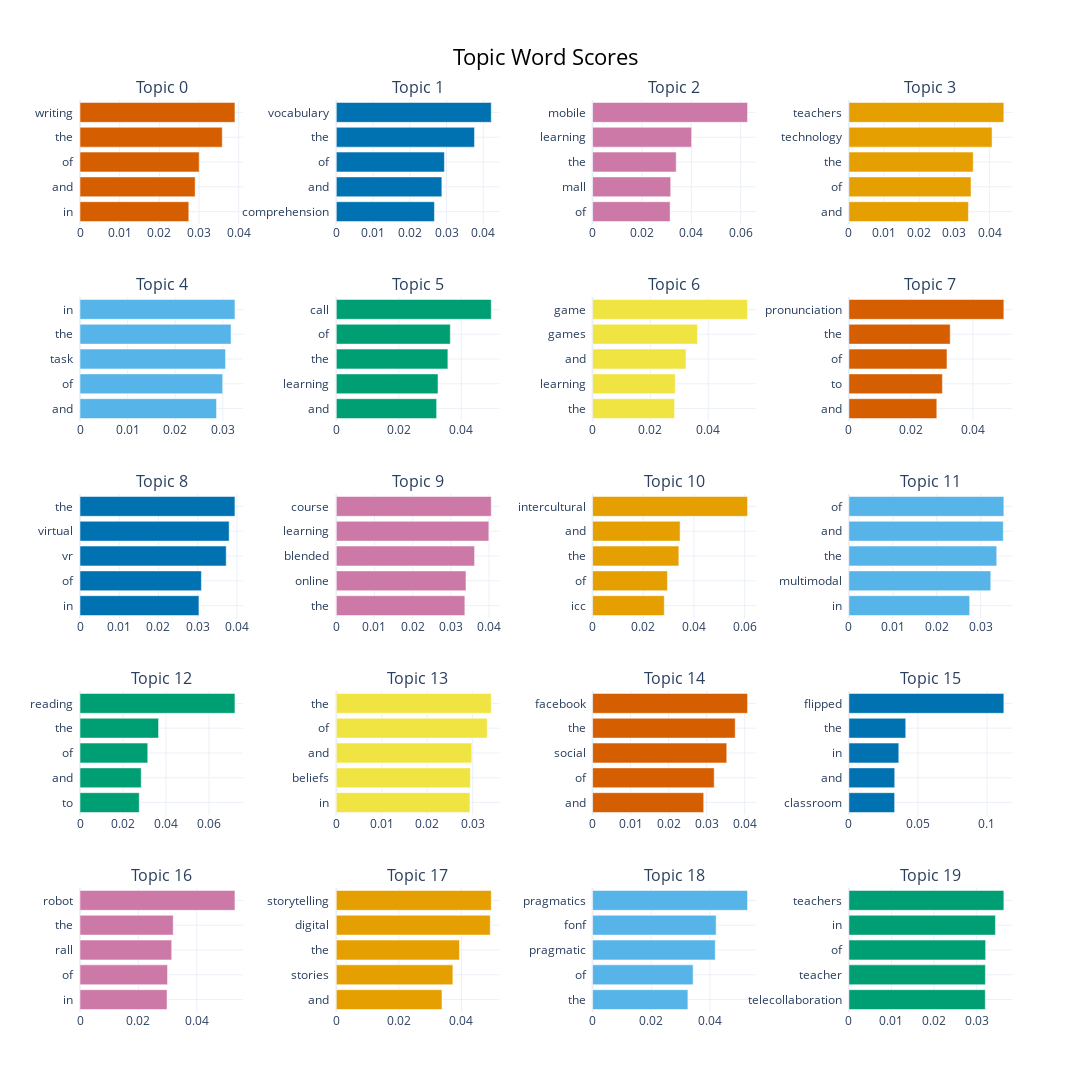

This figure's notebook cell:
### Code cell
topics_to_include = list(range(0, 20))
model.visualize_barchart(topics= topics_to_include, width=300)

### Figure 1 — Plotly figure (JSON) as saved in the notebook; plotly's stock layout.template omitted (floating-point values rounded to 4 significant figures)
{"data": [{"marker": {"color": "#D55E00"}, "orientation": "h", "type": "bar", "x": [0.0274, 0.02901, 0.03002, 0.03583, 0.03903], "xaxis": "x", "y": ["in  ", "and  ", "of  ", "the  ", "writing  "], "yaxis": "y"}, {"marker": {"color": "#0072B2"}, "orientation": "h", "type": "bar", "x": [0.02672, 0.02873, 0.02943, 0.03762, 0.04218], "xaxis": "x2", "y": ["comprehension  ", "and  ", "of  ", "the  ", "vocabulary  "], "yaxis": "y2"}, {"marker": {"color": "#CC79A7"}, "orientation": "h", "type": "bar", "x": [0.03141, 0.03164, 0.03388, 0.04013, 0.06278], "xaxis": "x3", "y": ["of  ", "mall  ", "the  ", "learning  ", "mobile  "], "yaxis": "y3"}, {"marker": {"color": "#E69F00"}, "orientation": "h", "type": "bar", "x": [0.03397, 0.0347, 0.03533, 0.04069, 0.04404], "xaxis": "x4", "y": ["and  ", "of  ", "the  ", "technology  ", "teachers  "], "yaxis": "y4"}, {"marker": {"color": "#56B4E9"}, "orientation": "h", "type": "bar", "x": [0.02867, 0.02996, 0.03056, 0.03171, 0.03253], "xaxis": "x5", "y": ["and  ", "of  ", "task  ", "the  ", "in  "], "yaxis": "y5"}, {"marker": {"color": "#009E73"}, "orientation": "h", "type": "bar", "x": [0.03212, 0.03257, 0.03572, 0.0365, 0.04961], "xaxis": "x6", "y": ["and  ", "learning  ", "the  ", "of  ", "call  "], "yaxis": "y6"}, {"marker": {"color": "#F0E442"}, "orientation": "h", "type": "bar", "x": [0.02837, 0.0286, 0.03231, 0.03629, 0.05361], "xaxis": "x7", "y": ["the  ", "learning  ", "and  ", "games  ", "game  "], "yaxis": "y7"}, {"marker": {"color": "#D55E00"}, "orientation": "h", "type": "bar", "x": [0.02834, 0.03015, 0.03162, 0.03266, 0.04996], "xaxis": "x8", "y": ["and  ", "to  ", "of  ", "the  ", "pronunciation  "], "yaxis": "y8"}, {"marker": {"color": "#0072B2"}, "orientation": "h", "type": "bar", "x": [0.03031, 0.03094, 0.03726, 0.03801, 0.03949], "xaxis": "x9", "y": ["in  ", "of  ", "vr  ", "virtual  ", "the  "], "yaxis": "y9"}, {"marker": {"color": "#CC79A7"}, "orientation": "h", "type": "bar", "x": [0.03367, 0.03396, 0.03621, 0.03995, 0.04058], "xaxis": "x10", "y": ["the  ", "online  ", "blended  ", "learning  ", "course  "], "yaxis": "y10"}, {"marker": {"color": "#E69F00"}, "orientation": "h", "type": "bar", "x": [0.02828, 0.02953, 0.03403, 0.03452, 0.06114], "xaxis": "x11", "y": ["icc  ", "of  ", "the  ", "and  ", "intercultural  "], "yaxis": "y11"}, {"marker": {"color": "#56B4E9"}, "orientation": "h", "type": "bar", "x": [0.02749, 0.03229, 0.03365, 0.03515, 0.03527], "xaxis": "x12", "y": ["in  ", "multimodal  ", "the  ", "and  ", "of  "], "yaxis": "y12"}, {"marker": {"color": "#009E73"}, "orientation": "h", "type": "bar", "x": [0.02754, 0.02844, 0.03149, 0.03651, 0.07203], "xaxis": "x13", "y": ["to  ", "and  ", "of  ", "the  ", "reading  "], "yaxis": "y13"}, {"marker": {"color": "#F0E442"}, "orientation": "h", "type": "bar", "x": [0.0294, 0.0295, 0.0298, 0.03319, 0.03409], "xaxis": "x14", "y": ["in  ", "beliefs  ", "and  ", "of  ", "the  "], "yaxis": "y14"}, {"marker": {"color": "#D55E00"}, "orientation": "h", "type": "bar", "x": [0.0292, 0.03196, 0.03526, 0.03748, 0.04072], "xaxis": "x15", "y": ["and  ", "of  ", "social  ", "the  ", "facebook  "], "yaxis": "y15"}, {"marker": {"color": "#0072B2"}, "orientation": "h", "type": "bar", "x": [0.03312, 0.03318, 0.03614, 0.04116, 0.1122], "xaxis": "x16", "y": ["classroom  ", "and  ", "in  ", "the  ", "flipped  "], "yaxis": "y16"}, {"marker": {"color": "#CC79A7"}, "orientation": "h", "type": "bar", "x": [0.02981, 0.02998, 0.0314, 0.03193, 0.05306], "xaxis": "x17", "y": ["in  ", "of  ", "rall  ", "the  ", "robot  "], "yaxis": "y17"}, {"marker": {"color": "#E69F00"}, "orientation": "h", "type": "bar", "x": [0.03378, 0.03727, 0.03938, 0.04921, 0.04954], "xaxis": "x18", "y": ["and  ", "stories  ", "the  ", "digital  ", "storytelling  "], "yaxis": "y18"}, {"marker": {"color": "#56B4E9"}, "orientation": "h", "type": "bar", "x": [0.03248, 0.03426, 0.0418, 0.04211, 0.05281], "xaxis": "x19", "y": ["the  ", "of  ", "pragmatic  ", "fonf  ", "pragmatics  "], "yaxis": "y19"}, {"marker": {"color": "#009E73"}, "orientation": "h", "type": "bar", "x": [0.03204, 0.03206, 0.03212, 0.03442, 0.0364], "xaxis": "x20", "y": ["telecollaboration  ", "teacher  ", "of  ", "in  ", "teachers  "], "yaxis": "y20"}], "layout": {"annotations": [{"font": {"size": 16}, "showarrow": false, "text": "Topic 0", "x": 0.0875, "xanchor": "center", "xref": "paper", "y": 1.0, "yanchor": "bottom", "yref": "paper"}, {"font": {"size": 16}, "showarrow": false, "text": "Topic 1", "x": 0.3625, "xanchor": "center", "xref": "paper", "y": 1.0, "yanchor": "bottom", "yref": "paper"}, {"font": {"size": 16}, "showarrow": false, "text": "Topic 2", "x": 0.6375, "xanchor": "center", "xref": "paper", "y": 1.0, "yanchor": "bottom", "yref": "paper"}, {"font": {"size": 16}, "showarrow": false, "text": "Topic 3", "x": 0.9125, "xanchor": "center", "xref": "paper", "y": 1.0, "yanchor": "bottom", "yref": "paper"}, {"font": {"size": 16}, "showarrow": false, "text": "Topic 4", "x": 0.0875, "xanchor": "center", "xref": "paper", "y": 0.784, "yanchor": "bottom", "yref": "paper"}, {"font": {"size": 16}, "showarrow": false, "text": "Topic 5", "x": 0.3625, "xanchor": "center", "xref": "paper", "y": 0.784, "yanchor": "bottom", "yref": "paper"}, {"font": {"size": 16}, "showarrow": false, "text": "Topic 6", "x": 0.6375, "xanchor": "center", "xref": "paper", "y": 0.784, "yanchor": "bottom", "yref": "paper"}, {"font": {"size": 16}, "showarrow": false, "text": "Topic 7", "x": 0.9125, "xanchor": "center", "xref": "paper", "y": 0.784, "yanchor": "bottom", "yref": "paper"}, {"font": {"size": 16}, "showarrow": false, "text": "Topic 8", "x": 0.0875, "xanchor": "center", "xref": "paper", "y": 0.568, "yanchor": "bottom", "yref": "paper"}, {"font": {"size": 16}, "showarrow": false, "text": "Topic 9", "x": 0.3625, "xanchor": "center", "xref": "paper", "y": 0.568, "yanchor": "bottom", "yref": "paper"}, {"font": {"size": 16}, "showarrow": false, "text": "Topic 10", "x": 0.6375, "xanchor": "center", "xref": "paper", "y": 0.568, "yanchor": "bottom", "yref": "paper"}, {"font": {"size": 16}, "showarrow": false, "text": "Topic 11", "x": 0.9125, "xanchor": "center", "xref": "paper", "y": 0.568, "yanchor": "bottom", "yref": "paper"}, {"font": {"size": 16}, "showarrow": false, "text": "Topic 12", "x": 0.0875, "xanchor": "center", "xref": "paper", "y": 0.352, "yanchor": "bottom", "yref": "paper"}, {"font": {"size": 16}, "showarrow": false, "text": "Topic 13", "x": 0.3625, "xanchor": "center", "xref": "paper", "y": 0.352, "yanchor": "bottom", "yref": "paper"}, {"font": {"size": 16}, "showarrow": false, "text": "Topic 14", "x": 0.6375, "xanchor": "center", "xref": "paper", "y": 0.352, "yanchor": "bottom", "yref": "paper"}, {"font": {"size": 16}, "showarrow": false, "text": "Topic 15", "x": 0.9125, "xanchor": "center", "xref": "paper", "y": 0.352, "yanchor": "bottom", "yref": "paper"}, {"font": {"size": 16}, "showarrow": false, "text": "Topic 16", "x": 0.0875, "xanchor": "center", "xref": "paper", "y": 0.136, "yanchor": "bottom", "yref": "paper"}, {"font": {"size": 16}, "showarrow": false, "text": "Topic 17", "x": 0.3625, "xanchor": "center", "xref": "paper", "y": 0.136, "yanchor": "bottom", "yref": "paper"}, {"font": {"size": 16}, "showarrow": false, "text": "Topic 18", "x": 0.6375, "xanchor": "center", "xref": "paper", "y": 0.136, "yanchor": "bottom", "yref": "paper"}, {"font": {"size": 16}, "showarrow": false, "text": "Topic 19", "x": 0.9125, "xanchor": "center", "xref": "paper", "y": 0.136, "yanchor": "bottom", "yref": "paper"}], "height": 1250, "hoverlabel": {"bgcolor": "white", "font": {"family": "Rockwell", "size": 16}}, "showlegend": false, "title": {"font": {"color": "Black", "size": 22}, "text": "Topic Word Scores", "x": 0.5, "xanchor": "center", "yanchor": "top"}, "width": 1200, "xaxis": {"anchor": "y", "domain": [0, 0.175], "showgrid": true}, "xaxis10": {"anchor": "y10", "domain": [0.275, 0.45], "showgrid": true}, "xaxis11": {"anchor": "y11", "domain": [0.55, 0.725], "showgrid": true}, "xaxis12": {"anchor": "y12", "domain": [0.825, 1], "showgrid": true}, "xaxis13": {"anchor": "y13", "domain": [0, 0.175], "showgrid": true}, "xaxis14": {"anchor": "y14", "domain": [0.275, 0.45], "showgrid": true}, "xaxis15": {"anchor": "y15", "domain": [0.55, 0.725], "showgrid": true}, "xaxis16": {"anchor": "y16", "domain": [0.825, 1], "showgrid": true}, "xaxis17": {"anchor": "y17", "domain": [0, 0.175], "showgrid": true}, "xaxis18": {"anchor": "y18", "domain": [0.275, 0.45], "showgrid": true}, "xaxis19": {"anchor": "y19", "domain": [0.55, 0.725], "showgrid": true}, "xaxis2": {"anchor": "y2", "domain": [0.275, 0.45], "showgrid": true}, "xaxis20": {"anchor": "y20", "domain": [0.825, 1], "showgrid": true}, "xaxis3": {"anchor": "y3", "domain": [0.55, 0.725], "showgrid": true}, "xaxis4": {"anchor": "y4", "domain": [0.825, 1], "showgrid": true}, "xaxis5": {"anchor": "y5", "domain": [0, 0.175], "showgrid": true}, "xaxis6": {"anchor": "y6", "domain": [0.275, 0.45], "showgrid": true}, "xaxis7": {"anchor": "y7", "domain": [0.55, 0.725], "showgrid": true}, "xaxis8": {"anchor": "y8", "domain": [0.825, 1], "showgrid": true}, "xaxis9": {"anchor": "y9", "domain": [0, 0.175], "showgrid": true}, "yaxis": {"anchor": "x", "domain": [0.864, 1.0], "showgrid": true}, "yaxis10": {"anchor": "x10", "domain": [0.432, 0.568], "showgrid": true}, "yaxis11": {"anchor": "x11", "domain": [0.432, 0.568], "showgrid": true}, "yaxis12": {"anchor": "x12", "domain": [0.432, 0.568], "showgrid": true}, "yaxis13": {"anchor": "x13", "domain": [0.216, 0.352], "showgrid": true}, "yaxis14": {"anchor": "x14", "domain": [0.216, 0.352], "showgrid": true}, "yaxis15": {"anchor": "x15", "domain": [0.216, 0.352], "showgrid": true}, "yaxis16": {"anchor": "x16", "domain": [0.216, 0.352], "showgrid": true}, "yaxis17": {"anchor": "x17", "domain": [0, 0.136], "showgrid": true}, "yaxis18": {"anchor": "x18", "domain": [0, 0.136], "showgrid": true}, "yaxis19": {"anchor": "x19", "domain": [0, 0.136], "showgrid": true}, "yaxis2": {"anchor": "x2", "domain": [0.864, 1.0], "showgrid": true}, "yaxis20": {"anchor": "x20", "domain": [0, 0.136], "showgrid": true}, "yaxis3": {"anchor": "x3", "domain": [0.864, 1.0], "showgrid": true}, "yaxis4": {"anchor": "x4", "domain": [0.864, 1.0], "showgrid": true}, "yaxis5": {"anchor": "x5", "domain": [0.648, 0.784], "showgrid": true}, "yaxis6": {"anchor": "x6", "domain": [0.648, 0.784], "showgrid": true}, "yaxis7": {"anchor": "x7", "domain": [0.648, 0.784], "showgrid": true}, "yaxis8": {"anchor": "x8", "domain": [0.648, 0.784], "showgrid": true}, "yaxis9": {"anchor": "x9", "domain": [0.432, 0.568], "showgrid": true}}}
